Frame 1 (no input): blank canvas, image omitted
Frame 60 (no input): blank canvas, image omitted
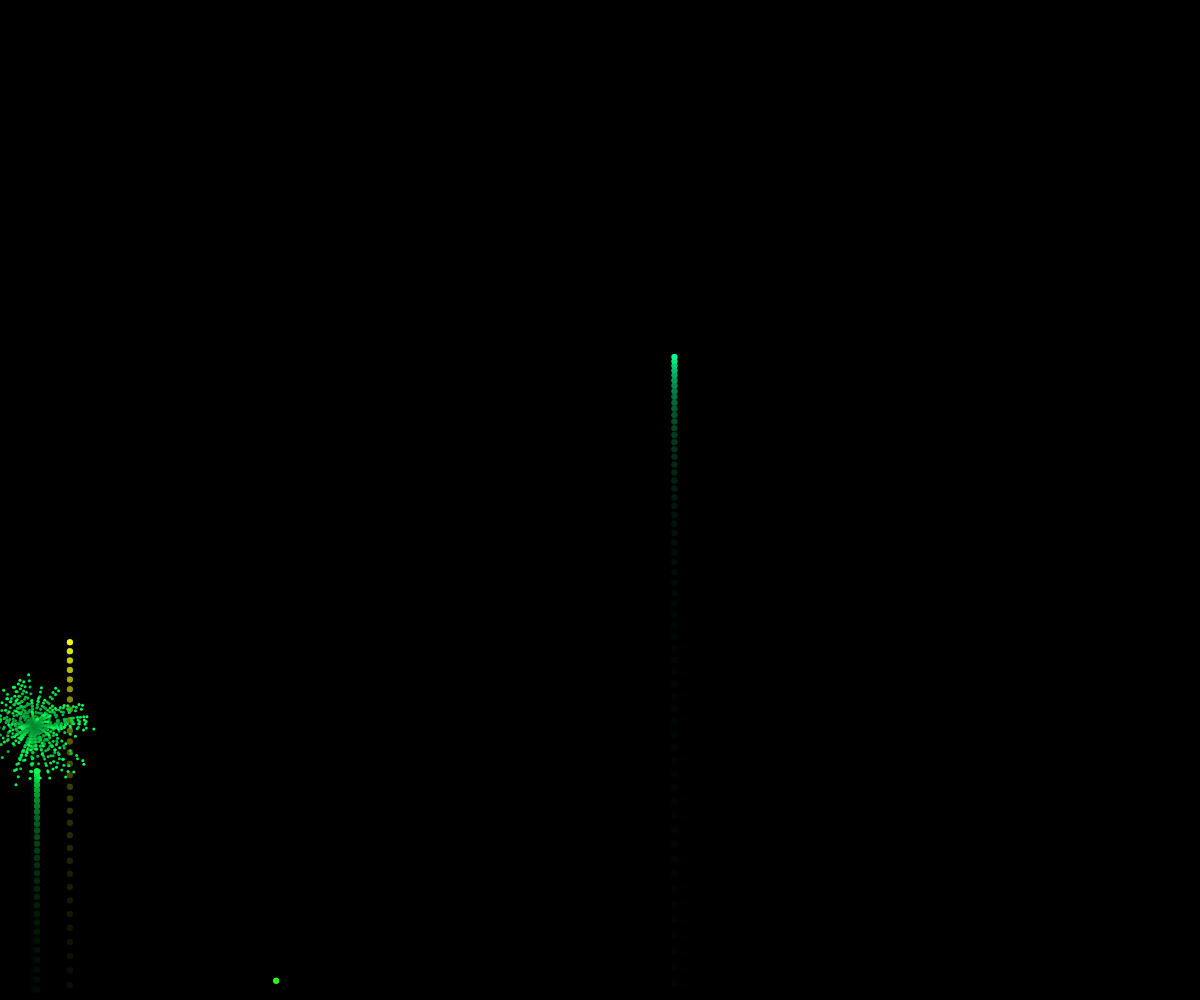
Frame 120 (the mouse pressed at the canvas centre since frame 60)

The p5.js sketch whose frames 1 and 60 were blank and that drew this single picture after the mouse press (run headless with seeded random() and noise() and a simulated clock; from frame 60 on, the mouse is pressed at the canvas centre):

// p5.js sketch
// ── sketch.js
let fw = [];
let gravity;

function setup() {
  createCanvas(windowWidth,windowHeight);
  colorMode(HSB);
  background(0);
  stroke(255);
  strokeWeight(4);

  gravity = createVector(0,0.2);

}

function draw() {
  colorMode(RGB);
  background(0,0,0,25);
  if(random(1) < 0.05){
    fw.push(new firework());
  }
  for(i = fw.length -1; i >= 0 ;i--){
    fw[i].update();
    fw[i].show();
    if(fw[i].done()){
      fw.splice(i,1);
    }
  }
}

// ── fw.js
let firework = function(){
  this.hu = random(255);
    this.firework = new partical(random(width),height,this.hu,true);
    this.exploded = false;
    this.particals = [];

    this.done = function(){
      if(this.exploded && this.particals.length === 0){
        return true;
      }else{
        return false;
      }
    }


    this.update = function(){
      if(!this.exploded){
        this.firework.applyForce(gravity);
        this.firework.update();
        this.firework.show();

        if(this.firework.vel.y >=0){
          //this.firework = null;
          this.exploded = true;
           this.explode();
        }
      }

      for(let i = this.particals.length -1; i >=0 ;i--){
        this.particals[i].applyForce(gravity);
        this.particals[i].update();
        if(this.particals[i].done()){
          this.particals.splice(i,1);
        }
      }

    }

    this.explode = function() {
      for(let i=0;i<100;i++){
        let p = new partical(this.firework.pos.x,this.firework.pos.y,this.hu,false);
        this.particals.push(p);
      }
    }


    this.show = function(){
      if(!this.exploded){
        this.firework.show();
      }
      for(let i =0; i < this.particals.length;i++){
        this.particals[i].show();
      }
    }
}

// ── partical.js
let partical = function(x,y,hu,exp){
  this.pos = createVector(x,y);
  this.exp = exp;
  this.lifespan = 255;
  this.hu = hu;
  if(this.exp){
    this.vel = createVector(0,random(-8,-20));
  }else{
    this.vel = p5.Vector.random2D();
    this.vel.mult(random(2,10));
  }

  this.acc = createVector(0,0);

  this.applyForce = function(force){
    this.acc.add(force);
  }

  this.update = function(){
    if(!this.exp){
      this.vel.mult(0.96);
      this.lifespan -= 5;
    }

    this.vel.add(this.acc);
    this.pos.add(this.vel);
    this.acc.mult(0);
  }

  this.show = function(){
    colorMode(HSB);
    if(!this.exp){
      strokeWeight(3);
      stroke(hu , 255 , 255 , this.lifespan);
    }else{
      strokeWeight(6);
      stroke(hu , 255 , 255);
    }
    point(this.pos.x , this.pos.y);
  }


  this.done= function(){
    if(this.lifespan < 0){
      return true;
    }else{
      return false;
    }
  }

}
